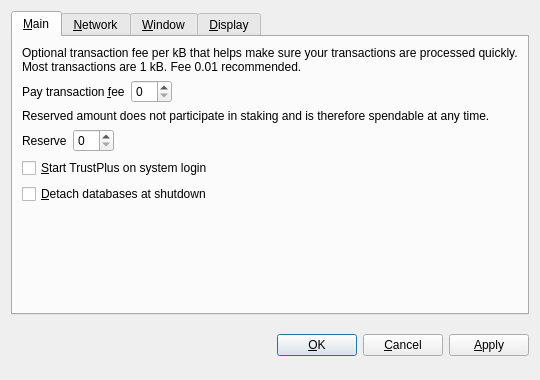
<?xml version="1.0" encoding="UTF-8"?>
<ui version="4.0">
 <class>OptionsDialog</class>
 <widget class="QDialog" name="OptionsDialog">
  <property name="geometry">
   <rect>
    <x>0</x>
    <y>0</y>
    <width>540</width>
    <height>380</height>
   </rect>
  </property>
  <property name="windowTitle">
   <string>Options</string>
  </property>
  <property name="modal">
   <bool>true</bool>
  </property>
  <layout class="QVBoxLayout" name="verticalLayout">
   <item>
    <widget class="QTabWidget" name="tabWidget">
     <property name="tabPosition">
      <enum>QTabWidget::North</enum>
     </property>
     <property name="currentIndex">
      <number>0</number>
     </property>
     <widget class="QWidget" name="tabMain">
      <attribute name="title">
       <string>&amp;Main</string>
      </attribute>
      <layout class="QVBoxLayout" name="verticalLayout_Main">
       <item>
        <widget class="QLabel" name="transactionFeeInfoLabel">
         <property name="text">
          <string>Optional transaction fee per kB that helps make sure your transactions are processed quickly. Most transactions are 1 kB. Fee 0.01 recommended.</string>
         </property>
         <property name="textFormat">
          <enum>Qt::PlainText</enum>
         </property>
         <property name="wordWrap">
          <bool>true</bool>
         </property>
        </widget>
       </item>
       <item>
        <layout class="QHBoxLayout" name="horizontalLayoutFee">
         <item>
          <widget class="QLabel" name="transactionFeeLabel">
           <property name="text">
            <string>Pay transaction &amp;fee</string>
           </property>
           <property name="textFormat">
            <enum>Qt::PlainText</enum>
           </property>
           <property name="buddy">
            <cstring>transactionFee</cstring>
           </property>
          </widget>
         </item>
         <item>
          <widget class="BitcoinAmountField" name="transactionFee"/>
         </item>
         <item>
          <spacer name="horizontalSpacerFee">
           <property name="orientation">
            <enum>Qt::Horizontal</enum>
           </property>
           <property name="sizeHint" stdset="0">
            <size>
             <width>40</width>
             <height>20</height>
            </size>
           </property>
          </spacer>
         </item>
        </layout>
       </item>
       <item>
        <widget class="QLabel" name="reserveBalanceInfoLabel">
         <property name="text">
          <string>Reserved amount does not participate in staking and is therefore spendable at any time.</string>
         </property>
         <property name="textFormat">
          <enum>Qt::PlainText</enum>
         </property>
         <property name="wordWrap">
          <bool>true</bool>
         </property>
        </widget>
       </item>
       <item>
        <layout class="QHBoxLayout" name="horizontalLayoutReserveBalance">
         <item>
          <widget class="QLabel" name="reserveBalanceLabel">
           <property name="text">
            <string>Reserve</string>
           </property>
           <property name="textFormat">
            <enum>Qt::PlainText</enum>
           </property>
           <property name="buddy">
            <cstring>reserveBalance</cstring>
           </property>
          </widget>
         </item>
         <item>
          <widget class="BitcoinAmountField" name="reserveBalance"/>
         </item>
         <item>
          <spacer name="horizontalSpacerReserveBalance">
           <property name="orientation">
            <enum>Qt::Horizontal</enum>
           </property>
           <property name="sizeHint" stdset="0">
            <size>
             <width>40</width>
             <height>20</height>
            </size>
           </property>
          </spacer>
         </item>
        </layout>
       </item>
       <item>
        <widget class="QCheckBox" name="bitcoinAtStartup">
         <property name="toolTip">
          <string>Automatically start TrustPlus after logging in to the system.</string>
         </property>
         <property name="text">
          <string>&amp;Start TrustPlus on system login</string>
         </property>
        </widget>
       </item>
       <item>
        <widget class="QCheckBox" name="detachDatabases">
         <property name="toolTip">
          <string>Detach block and address databases at shutdown. This means they can be moved to another data directory, but it slows down shutdown. The wallet is always detached.</string>
         </property>
         <property name="text">
          <string>&amp;Detach databases at shutdown</string>
         </property>
        </widget>
       </item>
       <item>
        <spacer name="verticalSpacer_Main">
         <property name="orientation">
          <enum>Qt::Vertical</enum>
         </property>
         <property name="sizeHint" stdset="0">
          <size>
           <width>20</width>
           <height>40</height>
          </size>
         </property>
        </spacer>
       </item>
      </layout>
     </widget>
     <widget class="QWidget" name="tabNetwork">
      <attribute name="title">
       <string>&amp;Network</string>
      </attribute>
      <layout class="QVBoxLayout" name="verticalLayout_Network">
       <item>
        <widget class="QCheckBox" name="mapPortUpnp">
         <property name="toolTip">
          <string>Automatically open the TrustPlus client port on the router. This only works when your router supports UPnP and it is enabled.</string>
         </property>
         <property name="text">
          <string>Map port using &amp;UPnP</string>
         </property>
        </widget>
       </item>
       <item>
        <widget class="QCheckBox" name="connectSocks">
         <property name="toolTip">
          <string>Connect to the TrustPlus network through a SOCKS proxy (e.g. when connecting through Tor).</string>
         </property>
         <property name="text">
          <string>&amp;Connect through SOCKS proxy:</string>
         </property>
        </widget>
       </item>
       <item>
        <layout class="QHBoxLayout" name="horizontalLayout_Network">
         <item>
          <widget class="QLabel" name="proxyIpLabel">
           <property name="text">
            <string>Proxy &amp;IP:</string>
           </property>
           <property name="textFormat">
            <enum>Qt::PlainText</enum>
           </property>
           <property name="buddy">
            <cstring>proxyIp</cstring>
           </property>
          </widget>
         </item>
         <item>
          <widget class="QValidatedLineEdit" name="proxyIp">
           <property name="maximumSize">
            <size>
             <width>140</width>
             <height>16777215</height>
            </size>
           </property>
           <property name="toolTip">
            <string>IP address of the proxy (e.g. 127.0.0.1)</string>
           </property>
          </widget>
         </item>
         <item>
          <widget class="QLabel" name="proxyPortLabel">
           <property name="text">
            <string>&amp;Port:</string>
           </property>
           <property name="textFormat">
            <enum>Qt::PlainText</enum>
           </property>
           <property name="buddy">
            <cstring>proxyPort</cstring>
           </property>
          </widget>
         </item>
         <item>
          <widget class="QLineEdit" name="proxyPort">
           <property name="maximumSize">
            <size>
             <width>55</width>
             <height>16777215</height>
            </size>
           </property>
           <property name="toolTip">
            <string>Port of the proxy (e.g. 9050)</string>
           </property>
          </widget>
         </item>
         <item>
          <widget class="QLabel" name="socksVersionLabel">
           <property name="text">
            <string>SOCKS &amp;Version:</string>
           </property>
           <property name="textFormat">
            <enum>Qt::PlainText</enum>
           </property>
           <property name="buddy">
            <cstring>socksVersion</cstring>
           </property>
          </widget>
         </item>
         <item>
          <widget class="QValueComboBox" name="socksVersion">
           <property name="toolTip">
            <string>SOCKS version of the proxy (e.g. 5)</string>
           </property>
          </widget>
         </item>
         <item>
          <spacer name="horizontalSpacer_Network">
           <property name="orientation">
            <enum>Qt::Horizontal</enum>
           </property>
           <property name="sizeHint" stdset="0">
            <size>
             <width>40</width>
             <height>20</height>
            </size>
           </property>
          </spacer>
         </item>
        </layout>
       </item>
       <item>
        <spacer name="verticalSpacer_Network">
         <property name="orientation">
          <enum>Qt::Vertical</enum>
         </property>
         <property name="sizeHint" stdset="0">
          <size>
           <width>20</width>
           <height>40</height>
          </size>
         </property>
        </spacer>
       </item>
      </layout>
     </widget>
     <widget class="QWidget" name="tabWindow">
      <attribute name="title">
       <string>&amp;Window</string>
      </attribute>
      <layout class="QVBoxLayout" name="verticalLayout_Window">
       <item>
        <widget class="QCheckBox" name="minimizeToTray">
         <property name="toolTip">
          <string>Show only a tray icon after minimizing the window.</string>
         </property>
         <property name="text">
          <string>&amp;Minimize to the tray instead of the taskbar</string>
         </property>
        </widget>
       </item>
       <item>
        <widget class="QCheckBox" name="minimizeOnClose">
         <property name="toolTip">
          <string>Minimize instead of exit the application when the window is closed. When this option is enabled, the application will be closed only after selecting Quit in the menu.</string>
         </property>
         <property name="text">
          <string>M&amp;inimize on close</string>
         </property>
        </widget>
       </item>
       <item>
        <spacer name="verticalSpacer_Window">
         <property name="orientation">
          <enum>Qt::Vertical</enum>
         </property>
         <property name="sizeHint" stdset="0">
          <size>
           <width>20</width>
           <height>40</height>
          </size>
         </property>
        </spacer>
       </item>
      </layout>
     </widget>
     <widget class="QWidget" name="tabDisplay">
      <attribute name="title">
       <string>&amp;Display</string>
      </attribute>
      <layout class="QVBoxLayout" name="verticalLayout_Display">
       <item>
        <layout class="QHBoxLayout" name="horizontalLayout_1_Display">
         <item>
          <widget class="QLabel" name="langLabel">
           <property name="text">
            <string>User Interface &amp;language:</string>
           </property>
           <property name="textFormat">
            <enum>Qt::PlainText</enum>
           </property>
           <property name="buddy">
            <cstring>lang</cstring>
           </property>
          </widget>
         </item>
         <item>
          <widget class="QValueComboBox" name="lang">
           <property name="toolTip">
            <string>The user interface language can be set here. This setting will take effect after restarting TrustPlus.</string>
           </property>
          </widget>
         </item>
        </layout>
       </item>
       <item>
        <layout class="QHBoxLayout" name="horizontalLayout_2_Display">
         <item>
          <widget class="QLabel" name="unitLabel">
           <property name="text">
            <string>&amp;Unit to show amounts in:</string>
           </property>
           <property name="textFormat">
            <enum>Qt::PlainText</enum>
           </property>
           <property name="buddy">
            <cstring>unit</cstring>
           </property>
          </widget>
         </item>
         <item>
          <widget class="QValueComboBox" name="unit">
           <property name="toolTip">
            <string>Choose the default subdivision unit to show in the interface and when sending coins.</string>
           </property>
          </widget>
         </item>
        </layout>
       </item>
       <item>
        <widget class="QCheckBox" name="displayAddresses">
         <property name="toolTip">
          <string>Whether to show TrustPlus addresses in the transaction list or not.</string>
         </property>
         <property name="text">
          <string>&amp;Display addresses in transaction list</string>
         </property>
        </widget>
       </item>
       <item>
        <widget class="QCheckBox" name="coinControlFeatures">
         <property name="toolTip">
          <string>Whether to show coin control features or not.</string>
         </property>
         <property name="text">
          <string>Display coin &amp;control features (experts only!)</string>
         </property>
        </widget>
       </item>
       <item>
        <spacer name="verticalSpacer_Display">
         <property name="orientation">
          <enum>Qt::Vertical</enum>
         </property>
         <property name="sizeHint" stdset="0">
          <size>
           <width>20</width>
           <height>40</height>
          </size>
         </property>
        </spacer>
       </item>
      </layout>
     </widget>
    </widget>
   </item>
   <item>
    <layout class="QHBoxLayout" name="horizontalLayout_Buttons">
     <item>
      <spacer name="horizontalSpacer_1">
       <property name="orientation">
        <enum>Qt::Horizontal</enum>
       </property>
       <property name="sizeHint" stdset="0">
        <size>
         <width>40</width>
         <height>48</height>
        </size>
       </property>
      </spacer>
     </item>
     <item>
      <widget class="QLabel" name="statusLabel">
       <property name="font">
        <font>
         <weight>75</weight>
         <bold>true</bold>
        </font>
       </property>
       <property name="text">
        <string/>
       </property>
       <property name="textFormat">
        <enum>Qt::PlainText</enum>
       </property>
       <property name="wordWrap">
        <bool>true</bool>
       </property>
      </widget>
     </item>
     <item>
      <spacer name="horizontalSpacer_2">
       <property name="orientation">
        <enum>Qt::Horizontal</enum>
       </property>
       <property name="sizeHint" stdset="0">
        <size>
         <width>40</width>
         <height>48</height>
        </size>
       </property>
      </spacer>
     </item>
     <item>
      <widget class="QPushButton" name="okButton">
       <property name="text">
        <string>&amp;OK</string>
       </property>
      </widget>
     </item>
     <item>
      <widget class="QPushButton" name="cancelButton">
       <property name="text">
        <string>&amp;Cancel</string>
       </property>
       <property name="autoDefault">
        <bool>false</bool>
       </property>
      </widget>
     </item>
     <item>
      <widget class="QPushButton" name="applyButton">
       <property name="text">
        <string>&amp;Apply</string>
       </property>
       <property name="autoDefault">
        <bool>false</bool>
       </property>
      </widget>
     </item>
    </layout>
   </item>
  </layout>
 </widget>
 <customwidgets>
  <customwidget>
   <class>BitcoinAmountField</class>
   <extends>QSpinBox</extends>
   <header>bitcoinamountfield.h</header>
  </customwidget>
  <customwidget>
   <class>QValueComboBox</class>
   <extends>QComboBox</extends>
   <header>qvaluecombobox.h</header>
  </customwidget>
  <customwidget>
   <class>QValidatedLineEdit</class>
   <extends>QLineEdit</extends>
   <header>qvalidatedlineedit.h</header>
  </customwidget>
 </customwidgets>
 <resources/>
 <connections/>
</ui>
